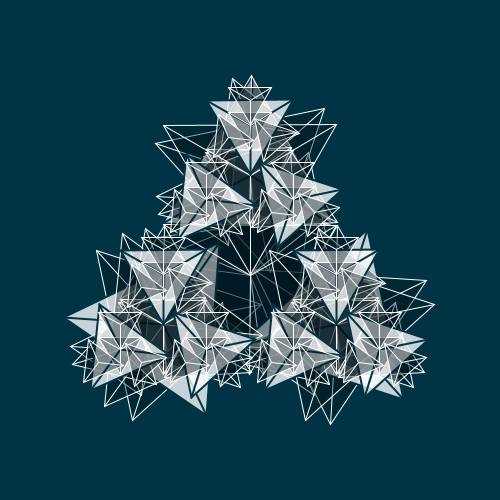
Frame 1 (no input)
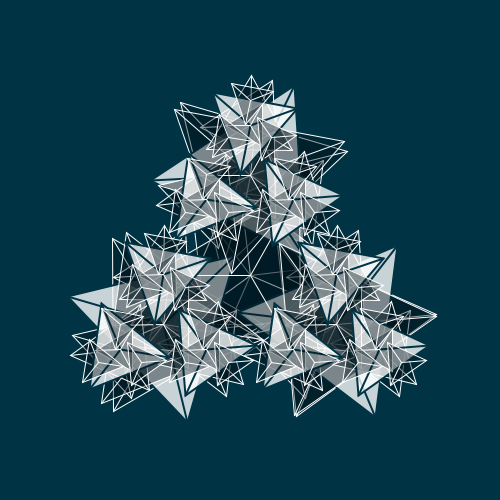
Frame 60 (the mouse pressed at the canvas centre just before this capture)
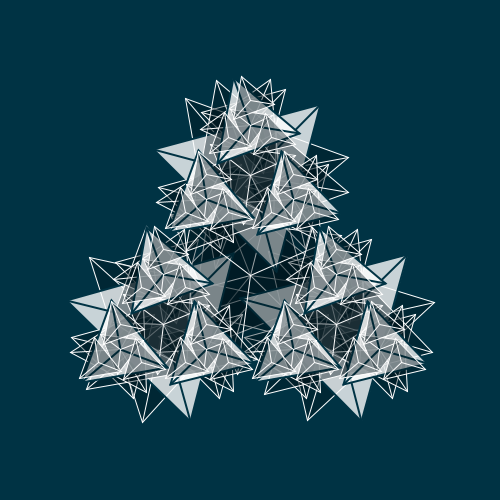
Frame 120 (the mouse held since frame 60 and released just before this capture)

The Processing sketch that drew these frames (run headless with seeded random() and noise(); from frame 60 on, the mouse is pressed at the canvas centre):

// Processing sketch: day_6
// ── day_6.pde
// (c) 2021 Joseph HENRY
// This code is licensed under MIT license (see LICENSE for details)

/**
 * Return a list of points in a triangle centered on (0, 0)
 * with a size defining it's circumcircle diameter
 */
PVector[] trianglePoints(float size) {
  float r = size / 2;
  float a = r * sin(PI / 3);
  float b = r * cos(PI / 3);

  PVector points[] = {new PVector(0, -r), new PVector(a, b), new PVector(-a, b)};
  return points;
}

/**
 * Draw a triangle with inside lines
 */
void triangleC(float x, float y, float size, float rotation, boolean invert) {
  push();
  translate(x, y);
  rotate(rotation);

  // Get points
  PVector pts[] = trianglePoints(size);

  if (!invert) {
    stroke(255);
    fill(0, 20, 27, 100);
  } else {
    strokeWeight(2);
    stroke(#003344);
    fill(255, 200);
  }

  triangle(pts[0].x, pts[0].y, pts[1].x, pts[1].y, pts[2].x, pts[2].y);

  // Draw lines inside
  line(0, 0, pts[0].x, pts[0].y);
  line(0, 0, pts[1].x, pts[1].y);
  line(0, 0, pts[2].x, pts[2].y);

  pop();
}

/**
 * Recursively draw triangles from previous triangle points
 * with animation
 */
void triForce(float x, float y, float size, int depth, float offset) {
  if (depth == 0) return;

  float triangleSize = size;
  PVector points[] = trianglePoints(size);

  push();
  translate(x, y);
  triForce(0, 0, triangleSize, depth - 1, offset + depth * 0.1);
  triangleC(0, 0, triangleSize, cos(offset) * PI, false);

  for (int i = 0; i < points.length; i++) {
    triangleC(points[i].x, points[i].y, triangleSize, (sin(offset + i * 0.1) - cos(offset)) * PI, depth%2 == 0);
    triForce(points[i].x, points[i].y, triangleSize * 0.5, depth - 1, offset);
  }
  pop();
}

float offset = 0;

void setup() {
  size(500, 500);
}

void draw() {
  background(#003344);

  translate(width / 2, height / 2 + 25);
  triForce(0, 0, 200, 3, offset);

  offset += 0.01;
}
